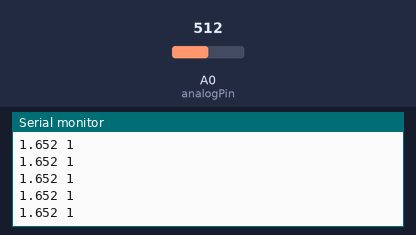
The sketch below on a simulated Teensy 4. On the bench: the last lines printed to the serial monitor. Inputs (shaded band) come from the test bench; at power-on: A0 (analogPin) = 512 (analog values on the 0–1023 scale).

Above: at 1.2 s.
1.3 s: A0 (analogPin) set to 716
At 1.41 s:
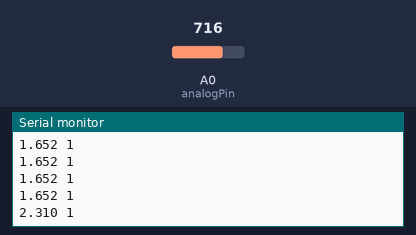
2.8 s: A0 (analogPin) set to 900
At 2.81 s:
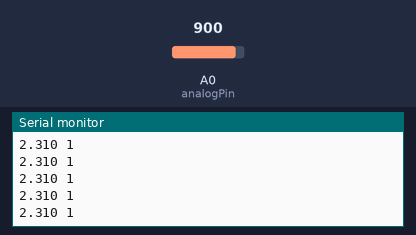
Timing chart, 0 to 5.8 s (numbered marks = the images above; inputs shaded):
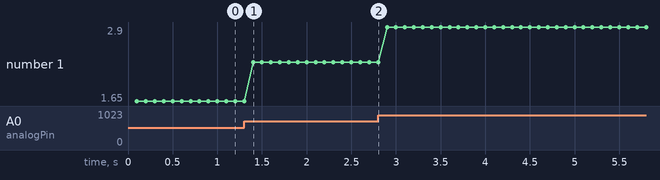

The sketch:

Sensor_signal.ino
```cpp
// 硬體部分 teensy 4.0
const int analogPin = A0;
const float Vref = 3.3;
const int ADC_resolution = 1023;

// 平滑參數
const int smoothWindow = 5;   // 平滑窗口大小 (可調整)
float smoothBuffer[smoothWindow];
int bufferIndex = 0;
float smoothSum = 0;
float smoothVoltage = 0;       // 平滑後的電壓值
float prev_smoothVoltage = 0;
// 原始電壓
float voltage = 0;
//////////////////////////////////////////////////
IntervalTimer myTimer;
void outputFunction() {
  // 輸出原始值 + 平滑後的結果
  Serial.print(smoothVoltage, 3);
  //Serial.print(" ");
  //Serial.print(abs(smoothVoltage-prev_smoothVoltage), 3);
  Serial.print(" ");
  Serial.println(1);
  prev_smoothVoltage = smoothVoltage;
}
/////////////////////////////////////////////////
void setup() {
  Serial.begin(115200);
  analogReadResolution(10);
  analogReadAveraging(5);   // 硬體平均
  myTimer.begin(outputFunction, 100000);  // 每 50 ms 輸出一次

  // 初始化平滑緩衝區
  for (int i = 0; i < smoothWindow; i++) {
    smoothBuffer[i] = 0;
  }
}

void loop() {
  // 讀取新的 ADC 值
  int adcValue = analogRead(analogPin);
  voltage = adcValue * Vref / ADC_resolution;

  // 更新移動平均 (滑動窗口)
  smoothSum -= smoothBuffer[bufferIndex];    // 移除舊值
  smoothBuffer[bufferIndex] = voltage;       // 放入新值
  smoothSum += voltage;                      // 累加新值
  bufferIndex = (bufferIndex + 1) % smoothWindow;

  smoothVoltage = smoothSum / smoothWindow;  // 平滑後的電壓
}
```

Measured:
- after the input at 1.3 s, the serial monitor: prints a new line after 0.10 s (image 1)
- plotted number 1: 1.65 → 2.31 after the input at 1.3 s, 2.31 → 2.9 after the input at 2.8 s
